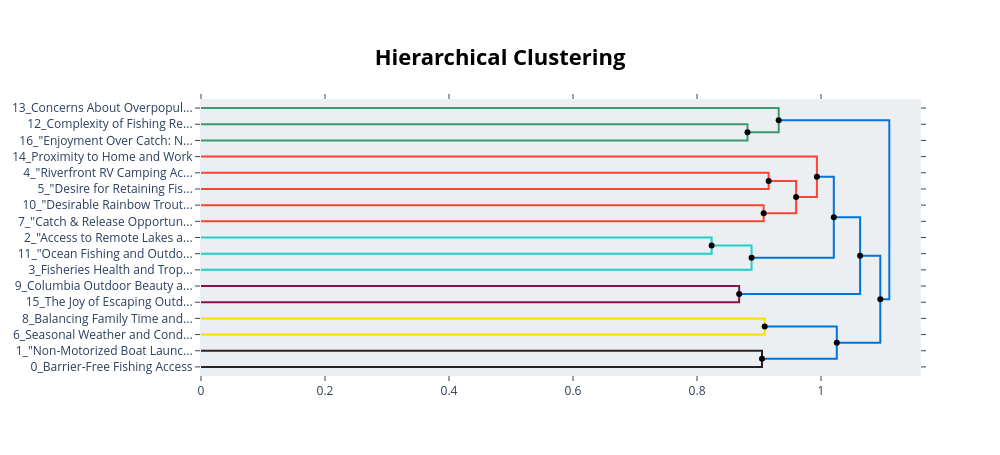

Notebook code cell kept with this figure:
### Code cell
# Visualize hierarchy
fig_hierarchy = topic_model.visualize_hierarchy(hierarchical_topics=hierarchical_topics)
fig_hierarchy.show()

# Save visualization
fig_hierarchy.write_html("topic_hierarchy.html")
print("\n✅ Hierarchy visualization saved to: topic_hierarchy.html")

### Figure 1 — Plotly figure (JSON) as saved in the notebook; plotly's stock layout.template omitted (floating-point values rounded to 4 significant figures)
{"data": [{"hoverinfo": "text", "marker": {"color": "rgb(61,153,112)"}, "mode": "lines", "text": ["Complexity of Fishing Regulations", "", "", "\"Enjoyment Over Catch: Navigating Sea Lions and Fishing for Food\""], "type": "scatter", "x": [0.0, 0.8814, 0.8814, 0.0], "xaxis": "x", "y": [-15.0, -15.0, -25.0, -25.0], "yaxis": "y"}, {"hoverinfo": "text", "marker": {"color": "rgb(61,153,112)"}, "mode": "lines", "text": ["Concerns About Overpopulation of Fishing Guides", "", "", "\"Frustrations with Fishing Regulations and Species Management\""], "type": "scatter", "x": [0.0, 0.9317, 0.9317, 0.8814], "xaxis": "x", "y": [-5.0, -5.0, -20.0, -20.0], "yaxis": "y"}, {"hoverinfo": "text", "marker": {"color": "rgb(255,65,54)"}, "mode": "lines", "text": ["\"Riverfront RV Camping Access\"", "", "", "\"Desire for Retaining Fish for Food Amidst Conservation Concerns\""], "type": "scatter", "x": [0.0, 0.9155, 0.9155, 0.0], "xaxis": "x", "y": [-45.0, -45.0, -55.0, -55.0], "yaxis": "y"}, {"hoverinfo": "text", "marker": {"color": "rgb(255,65,54)"}, "mode": "lines", "text": ["\"Desirable Rainbow Trout and Salmon Experiences in Alaska\"", "", "", "\"Catch & Release Opportunities for Groups and Kids\""], "type": "scatter", "x": [0.0, 0.9074, 0.9074, 0.0], "xaxis": "x", "y": [-65.0, -65.0, -75.0, -75.0], "yaxis": "y"}, {"hoverinfo": "text", "marker": {"color": "rgb(255,65,54)"}, "mode": "lines", "text": ["\"Concerns About Retaining Fish and Local Wildlife Impact\"", "", "", "Rainbow Trout Catching and Release Experiences"], "type": "scatter", "x": [0.9155, 0.9598, 0.9598, 0.9074], "xaxis": "x", "y": [-50.0, -50.0, -70.0, -70.0], "yaxis": "y"}, {"hoverinfo": "text", "marker": {"color": "rgb(255,65,54)"}, "mode": "lines", "text": ["Proximity to Home and Work", "", "", "\"Balancing Trout Conservation and Fishing Regulations\""], "type": "scatter", "x": [0.0, 0.9933, 0.9933, 0.9598], "xaxis": "x", "y": [-35.0, -35.0, -60.0, -60.0], "yaxis": "y"}, {"hoverinfo": "text", "marker": {"color": "rgb(35,205,205)"}, "mode": "lines", "text": ["\"Access to Remote Lakes and Fishing Knowledge\"", "", "", "\"Ocean Fishing and Outdoor Serenity in Oregon\""], "type": "scatter", "x": [0.0, 0.8236, 0.8236, 0.0], "xaxis": "x", "y": [-85.0, -85.0, -95.0, -95.0], "yaxis": "y"}, {"hoverinfo": "text", "marker": {"color": "rgb(35,205,205)"}, "mode": "lines", "text": ["\"Remote Angling Experiences and the Love for Diverse Fishing Environments\"", "", "", "Fisheries Health and Trophy Potential"], "type": "scatter", "x": [0.8236, 0.888, 0.888, 0.0], "xaxis": "x", "y": [-90.0, -90.0, -105.0, -105.0], "yaxis": "y"}, {"hoverinfo": "text", "marker": {"color": "rgb(0,116,217)"}, "mode": "lines", "text": ["Local Sustainability and Species-Specific Fishing Practices", "", "", "Quality Fish in Solitude: Oregon's Hidden Gems"], "type": "scatter", "x": [0.9933, 1.021, 1.021, 0.888], "xaxis": "x", "y": [-47.5, -47.5, -97.5, -97.5], "yaxis": "y"}, {"hoverinfo": "text", "marker": {"color": "rgb(133,20,75)"}, "mode": "lines", "text": ["Columbia Outdoor Beauty and Recreation", "", "", "The Joy of Escaping Outdoors"], "type": "scatter", "x": [0.0, 0.8679, 0.8679, 0.0], "xaxis": "x", "y": [-115.0, -115.0, -125.0, -125.0], "yaxis": "y"}, {"hoverinfo": "text", "marker": {"color": "rgb(0,116,217)"}, "mode": "lines", "text": ["\"Desire for Quality Trout Catch and Sustainable Practices\"", "", "", "\"Appreciation for Natural Beauty and Outdoor Recreation\""], "type": "scatter", "x": [1.021, 1.063, 1.063, 0.8679], "xaxis": "x", "y": [-72.5, -72.5, -120.0, -120.0], "yaxis": "y"}, {"hoverinfo": "text", "marker": {"color": "rgb(255,220,0)"}, "mode": "lines", "text": ["Balancing Family Time and Fishing Opportunities", "", "", "Seasonal Weather and Conditions for Stethead Fishing"], "type": "scatter", "x": [0.0, 0.9091, 0.9091, 0.0], "xaxis": "x", "y": [-135.0, -135.0, -145.0, -145.0], "yaxis": "y"}, {"hoverinfo": "text", "marker": {"color": "rgb(40,35,35)"}, "mode": "lines", "text": ["\"Non-Motorized Boat Launch Amenities and Cleanliness\"", "", "", "Barrier-Free Fishing Access"], "type": "scatter", "x": [0.0, 0.9048, 0.9048, 0.0], "xaxis": "x", "y": [-155.0, -155.0, -165.0, -165.0], "yaxis": "y"}, {"hoverinfo": "text", "marker": {"color": "rgb(0,116,217)"}, "mode": "lines", "text": ["Fishing Timing and Family Dynamics", "", "", "Accessible Boat Launch Facilities"], "type": "scatter", "x": [0.9091, 1.025, 1.025, 0.9048], "xaxis": "x", "y": [-140.0, -140.0, -160.0, -160.0], "yaxis": "y"}, {"hoverinfo": "text", "marker": {"color": "rgb(0,116,217)"}, "mode": "lines", "text": ["\"Quality Trout Catching and Conservation Concerns\"", "", "", "Accessible Fishing Site Logistics"], "type": "scatter", "x": [1.063, 1.096, 1.096, 1.025], "xaxis": "x", "y": [-96.25, -96.25, -150.0, -150.0], "yaxis": "y"}, {"hoverinfo": "text", "marker": {"color": "rgb(0,116,217)"}, "mode": "lines", "text": ["Fishing Regulations and Guide Challenges", "", "", "\"Access and Conditions for Sustainable Trout Fishing\""], "type": "scatter", "x": [0.9317, 1.11, 1.11, 1.096], "xaxis": "x", "y": [-12.5, -12.5, -123.1, -123.1], "yaxis": "y"}, {"hoverinfo": "text", "hovertext": ["\"Concerns About Retaining Fish and Local Wildlife Impact\"", "\"Remote Angling Experiences and the Love for Diverse Fishing Environments\"", "Local Sustainability and Species-Specific Fishing Practices", "\"Desire for Quality Trout Catch and Sustainable Practices\"", "Fishing Timing and Family Dynamics", "\"Quality Trout Catching and Conservation Concerns\"", "Fishing Regulations and Guide Challenges"], "marker": {"color": "black"}, "mode": "markers", "showlegend": false, "type": "scatter", "x": [0.9155, 0.8236, 0.9933, 1.021, 0.9091, 1.063, 0.9317], "y": [-50, -90, -47.5, -72.5, -140, -96.25, -12.5]}, {"hoverinfo": "text", "hovertext": ["\"Frustrations with Fishing Regulations and Species Management\"", "Rainbow Trout Catching and Release Experiences", "\"Balancing Trout Conservation and Fishing Regulations\"", "Quality Fish in Solitude: Oregon's Hidden Gems", "\"Appreciation for Natural Beauty and Outdoor Recreation\"", "Accessible Boat Launch Facilities", "Accessible Fishing Site Logistics", "\"Access and Conditions for Sustainable Trout Fishing\""], "marker": {"color": "black"}, "mode": "markers", "showlegend": false, "type": "scatter", "x": [0.8814, 0.9074, 0.9598, 0.888, 0.8679, 0.9048, 1.025, 1.096], "y": [-20, -70, -60, -97.5, -120, -160, -150, -123.1]}], "layout": {"autosize": false, "height": 455, "hoverlabel": {"bgcolor": "white", "font": {"family": "Rockwell", "size": 16}}, "hovermode": "closest", "plot_bgcolor": "#ECEFF1", "showlegend": false, "title": {"font": {"color": "Black", "size": 22}, "text": "<b>Hierarchical Clustering</b>", "x": 0.5, "xanchor": "center", "yanchor": "top"}, "width": 1000, "xaxis": {"mirror": "allticks", "rangemode": "tozero", "showgrid": false, "showline": true, "showticklabels": true, "ticks": "outside", "type": "linear", "zeroline": false}, "yaxis": {"mirror": "allticks", "range": [-170, 0], "rangemode": "tozero", "showgrid": false, "showline": true, "showticklabels": true, "tickmode": "array", "ticks": "outside", "ticktext": ["13_Concerns About Overpopul...", "12_Complexity of Fishing Re...", "16_\"Enjoyment Over Catch: N...", "14_Proximity to Home and Work", "4_\"Riverfront RV Camping Ac...", "5_\"Desire for Retaining Fis...", "10_\"Desirable Rainbow Trout...", "7_\"Catch & Release Opportun...", "2_\"Access to Remote Lakes a...", "11_\"Ocean Fishing and Outdo...", "3_Fisheries Health and Trop...", "9_Columbia Outdoor Beauty a...", "15_The Joy of Escaping Outd...", "8_Balancing Family Time and...", "6_Seasonal Weather and Cond...", "1_\"Non-Motorized Boat Launc...", "0_Barrier-Free Fishing Access"], "tickvals": [-5, -15, -25, -35, -45, -55, -65, -75, -85, -95, -105, -115, -125, -135, -145, -155, -165], "type": "linear", "zeroline": false}}}
